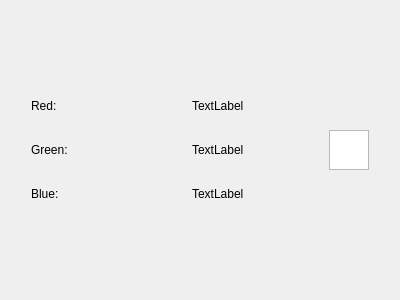
<?xml version="1.0" encoding="UTF-8"?>
<ui version="4.0">
 <class>colorDisplay</class>
 <widget class="QWidget" name="colorDisplay">
  <property name="geometry">
   <rect>
    <x>0</x>
    <y>0</y>
    <width>400</width>
    <height>300</height>
   </rect>
  </property>
  <property name="windowTitle">
   <string>颜色</string>
  </property>
  <layout class="QGridLayout" name="gridLayout">
   <item row="1" column="0">
    <layout class="QHBoxLayout" name="horizontalLayout">
     <property name="leftMargin">
      <number>20</number>
     </property>
     <property name="topMargin">
      <number>20</number>
     </property>
     <property name="rightMargin">
      <number>20</number>
     </property>
     <property name="bottomMargin">
      <number>20</number>
     </property>
     <item>
      <layout class="QVBoxLayout" name="verticalLayout">
       <property name="spacing">
        <number>30</number>
       </property>
       <item>
        <layout class="QHBoxLayout" name="horizontalLayout_4">
         <item>
          <widget class="QLabel" name="label_6">
           <property name="text">
            <string>Red:</string>
           </property>
          </widget>
         </item>
         <item>
          <widget class="QLabel" name="Red">
           <property name="text">
            <string>TextLabel</string>
           </property>
          </widget>
         </item>
        </layout>
       </item>
       <item>
        <layout class="QHBoxLayout" name="horizontalLayout_2">
         <item>
          <widget class="QLabel" name="label_2">
           <property name="text">
            <string>Green:</string>
           </property>
          </widget>
         </item>
         <item>
          <widget class="QLabel" name="Green">
           <property name="text">
            <string>TextLabel</string>
           </property>
          </widget>
         </item>
        </layout>
       </item>
       <item>
        <layout class="QHBoxLayout" name="horizontalLayout_3">
         <item>
          <widget class="QLabel" name="label_4">
           <property name="text">
            <string>Blue:</string>
           </property>
          </widget>
         </item>
         <item>
          <widget class="QLabel" name="Blue">
           <property name="text">
            <string>TextLabel</string>
           </property>
          </widget>
         </item>
        </layout>
       </item>
      </layout>
     </item>
     <item>
      <widget class="QGraphicsView" name="graphicsView">
       <property name="minimumSize">
        <size>
         <width>40</width>
         <height>40</height>
        </size>
       </property>
       <property name="maximumSize">
        <size>
         <width>40</width>
         <height>40</height>
        </size>
       </property>
       <property name="verticalScrollBarPolicy">
        <enum>Qt::ScrollBarAlwaysOff</enum>
       </property>
       <property name="horizontalScrollBarPolicy">
        <enum>Qt::ScrollBarAlwaysOff</enum>
       </property>
      </widget>
     </item>
    </layout>
   </item>
  </layout>
 </widget>
 <resources/>
 <connections/>
</ui>
